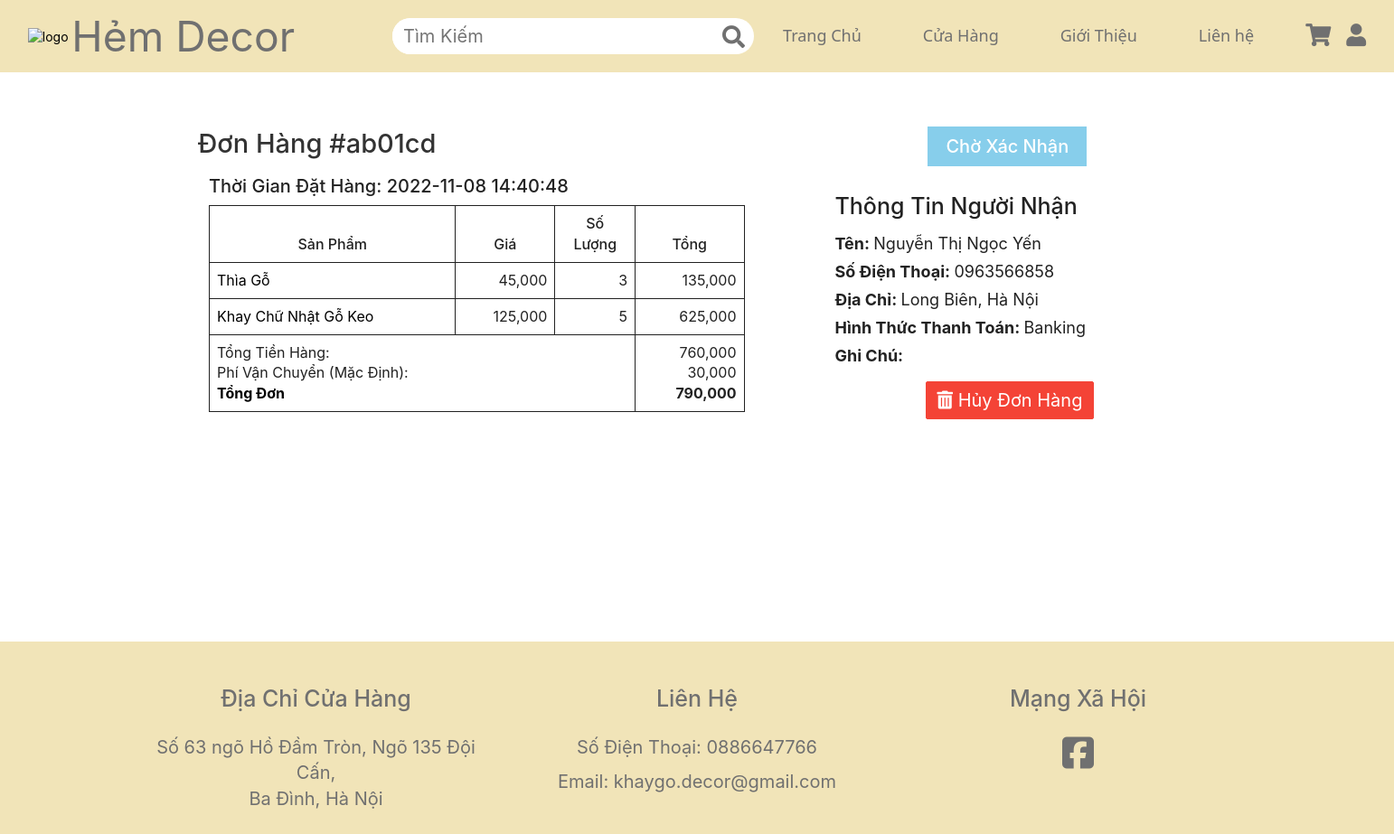
The page /user_orders/order-details.php?oid=ab01cd (signed in) on the database its author committed.
### tables this page shows
CREATE TABLE IF NOT EXISTS `Order` (
  OrderID VARCHAR(6) NOT NULL PRIMARY KEY,
  AccountID INT NOT NULL,
  OrderDate timestamp NOT NULL default CURRENT_TIMESTAMP on update CURRENT_TIMESTAMP,
  OrderStatus ENUM('Chờ Xác Nhận','Đang Chuẩn Bị Hàng','Đang Giao Hàng', 'Đã Hoàn Thành', 'Đã Hủy') NOT NULL,
  PaymentStatus ENUM('Đang Xử Lý', 'Đã Hoàn Thành')NOT NULL,
  
  TotalOrder DOUBLE DEFAULT '0');

CREATE TABLE IF NOT EXISTS `Order_Details` (
  OrderID VARCHAR(6) NOT NULL,
  CustomerName VARCHAR(30) NOT NULL,
  CustomerAddress VARCHAR(200) NOT NULL,
  CustomerPhoneNo VARCHAR(10) NOT NULL,
  PaymentMethod ENUM('COD','Banking'),
  Note VARCHAR (5000),
  FOREIGN KEY (OrderID) REFERENCES `Order` (OrderID) ON UPDATE CASCADE ON DELETE CASCADE);

CREATE TABLE IF NOT EXISTS `Order_Product` (
  OrderID VARCHAR(6) NOT NULL,
  ProductID VARCHAR(10) NOT NULL,
  OrderQuantity TINYINT NOT NULL,
  QuantityPrice INT NOT NULL,
  FOREIGN KEY (OrderID) REFERENCES `Order` (OrderID) ON UPDATE CASCADE ON DELETE CASCADE,
  FOREIGN KEY (ProductID) REFERENCES `Product` (ProductID) ON UPDATE CASCADE ON DELETE CASCADE);

CREATE TABLE IF NOT EXISTS Product(
CategoryID VARCHAR(10) NOT NULL,
ProductID VARCHAR(10) NOT NULL PRIMARY KEY,
ProductName VARCHAR(255) NOT NULL,
Size VARCHAR(10),
Price INT UNSIGNED NOT NULL,
ProductQuantity INT UNSIGNED NOT NULL,
CreateDate timestamp NOT NULL default CURRENT_TIMESTAMP on update CURRENT_TIMESTAMP,
FOREIGN KEY (CategoryID) REFERENCES Categories(CategoryID) ON UPDATE CASCADE ON DELETE CASCADE
);

### user_orders/order-details.php (the view, shortened to what this page needs)
<?php
if (isset($_SESSION['id'])) {
    include('../database/dbcon.php');
    if (isset($_GET['oid'])) {
        $id = $_SESSION['id'];
        $oid = $_GET['oid'];
        $order_content = mysqli_query($con, "SELECT AccountID, OrderDate, OrderStatus, PaymentStatus, TotalOrder, od.*, OrderQuantity, QuantityPrice, p.*, c.ThumbnailImage, sum(OrderQuantity) AS TotalQuantity, sum(QuantityPrice) AS TotalQuPrice, count(p.ProductID) AS TotalProduct FROM `Order` o
        INNER JOIN `order_details` od ON o.OrderID = od.OrderID
        INNER JOIN `order_product` op ON o.OrderID = op.OrderID
        INNER JOIN `product` p ON op.ProductID = p.ProductID
        INNER JOIN `categories` c ON p.CategoryID = c.CategoryID
        WHERE AccountID = '$id' && o.OrderID = '$oid'");
        $row = mysqli_fetch_array($order_content);
?>
<!doctype html>
<html lang="zxx">
<head>
    <link rel="stylesheet" href="https://maxcdn.bootstrapcdn.com/bootstrap/3.3.2/css/bootstrap.min.css">
    <link rel="stylesheet" href="../css/user.css?v=<?php echo time(); ?>">
</head>
<body>
    <header>
        <a href="../user_homepage/user_homepage.php"><img class="logo" src="../images/hem_logo_circle_yellow.png"
                alt="logo"></a>
        <a href="../user_homepage/user_homepage.php" class="web_name1" style="font-size:3vw;">Hẻm Decor</a>
        <a class="search-form">
            <input type="search" name="keyword" placeholder="Tìm Kiếm" id="search-box" required>
            <i class="fas fa-search" id="search"></i>
        </a>
        <nav class="navbar1">
            <ul>
                <li> <a href="../user_homepage/user_homepage.php">Trang Chủ</a></li>
                <li> <a href="../user_products/product_page.php">Cửa Hàng</a></li>
                <li> <a href="../user_homepage/about_us.php">Giới Thiệu</a></li>
                <li><a class="cta" href="#contact">Liên hệ</a></li>
            </ul>
        </nav>
        <div class="icons1">
            <a href="../user_cart/view_cart.php" class="fas fa-shopping-cart">
            </a>
            <div class="dropdown"><a class="fas fa-user"></a>
            </div>
        </div>
    </header>
    <section class="confirmation_part padding_top">
        <h1>Đơn Hàng #<?php echo $row["OrderID"] ?></h1>
        <?php if($row["OrderStatus"] == "Chờ Xác Nhận"){ ?>
        <h3 class="wait"><?php echo $row["OrderStatus"] ?></h3>
        <?php } elseif($row["OrderStatus"] == "Đang Chuẩn Bị Hàng"){ ?>
        <h3 class="ready"><?php echo $row["OrderStatus"] ?></h3>
        <?php } elseif($row["OrderStatus"] == "Đang Giao Hàng"){ ?>
        <h3 class="ship"><?php echo $row["OrderStatus"] ?></h3>
        <?php } elseif($row["OrderStatus"] == "Đã Hoàn Thành") { ?>
        <h3 class="complete"><?php echo $row["OrderStatus"] ?></h3>
        <?php } elseif($row["OrderStatus"] == "Đã Hủy") { ?>
        <h3 class="cancel"><?php echo $row["OrderStatus"] ?></h3>
        <?php }?>
        <div class="container">
            <div class="row">
                <div class="col-lg-7">
                    <div class="order_details_iner">
                        <h2>Thời gian đặt hàng: <?php echo $row["OrderDate"] ?></h2>
                        <table class="table table-borderless">
                            <thead>
                                <tr>
                                    <th scope="col" colspan="2"><span>Sản phẩm</span></th>
                                    <th scope="col"><span>Giá</span></th>
                                    <th scope="col" width="15%"><span>Số lượng</span></th>
                                    <th scope="col"><span>Tổng</span></th>
                                </tr>
                            </thead>
                            <tbody>
                                <?php $i = 1;
                        $sql1 = mysqli_query($con, "SELECT OrderID, OrderQuantity, QuantityPrice,
                                                    p.* FROM order_product op INNER JOIN product p ON op.ProductID = p.ProductID
                                                    WHERE OrderID = '$oid'");
                        while ($row1 = mysqli_fetch_assoc($sql1)){ ?>
                                <tr>
                                    <td colspan="2">
                                        <span><a
                                                href='../user_products/view_product.php?cid=<?php echo $row1['CategoryID']; ?>&pid=<?php echo $row1['ProductID']; ?>'>
                                                <?php echo $row1["ProductName"] ?>
                                            </a></span>
                                    </td>
                                    <td><span style="cursor: auto;"><?php echo number_format($row1["Price"]) ?></span>
                                    </td>
                                    <td><span style="cursor: auto;"><?php echo $row1["OrderQuantity"] ?></span></td>
                                    <td> <span
                                            style="cursor: auto;"><?php echo number_format($row1["QuantityPrice"]) ?></span>
                                    </td>
                                </tr>
                                <?php $i++;} ?>
                            </tbody>
                            <tr>
                                <td colspan="4"><span style="cursor: auto;">Tổng tiền hàng: <br>Phí Vận Chuyển (Mặc
                                        định):</span> <br><b>Tổng
                                        Đơn</b></td>
                                <td> <span style="cursor: auto;"> <?php echo number_format($row["TotalQuPrice"]) ?>
                                        <br>30,000
                                        <br><b><?php echo number_format($row["TotalOrder"]) ?></b></span>
                                </td>
                            </tr>
                        </table>
                    </div>
                </div>
                <div class="col-lg-5 col-lx-4">
                    <div class="single_confirmation_details">
                        <h4>Thông tin người nhận</h4>
                        <p><b>Tên: </b><span><?php echo $row["CustomerName"] ?></span></p>
                        <p><b>Số Điện Thoại: </b><span><?php echo $row["CustomerPhoneNo"] ?></span></p>
                        <p><b>Địa Chỉ: </b><span><?php echo $row["CustomerAddress"] ?></span></p>
                        <p><b>Hình Thức Thanh Toán: </b><span><?php echo $row["PaymentMethod"] ?></span></p>
                        <p><b>Ghi Chú: </b><span><?php echo $row["Note"] ?></span></p>
                        <?php if($row["OrderStatus"] == "Chờ Xác Nhận"){ ?>
                        <button type="button" class="btn btn-primary" data-toggle="modal" data-target="#demo-1"><i
                                class='fa fa-trash-alt'></i> Hủy Đơn Hàng</button>
                        <?php } else {?>
                        <button type="button" class="btn btn-secondary" disabled><i class='fa fa-trash-alt'></i> Hủy Đơn
                            Hàng</button>
                        <?php }?>
                    </div>
                </div>
            </div>
    </section>
    <footer><?php include '../header_footer/user_footer.php'; ?></footer>
</body>
</html>
<?php
    }
}else{
    echo "<script>window.open('../anon/homepage.php', '_self')</script>";
    exit();
}
?>

### rows shown on the page
order: order_details.OrderID "ab01cd", OrderStatus "Chờ Xác Nhận", OrderDate "2022-11-08 14:40:48", TotalOrder "790,000", order_details.CustomerName "Nguyễn Thị Ngọc Yến", order_details.CustomerPhoneNo "0963566858", order_details.CustomerAddress "Long Biên, Hà Nội", order_details.PaymentMethod "Banking"
order_product: ProductID.ProductName "Thìa Gỗ", ProductID.Price "45,000", OrderQuantity "3", QuantityPrice "135,000"
order_product: ProductID.ProductName "Khay Chữ Nhật Gỗ Keo", ProductID.Price "125,000", OrderQuantity "5", QuantityPrice "625,000"

### other values the page prints
$row["TotalQuPrice"] "760,000"
